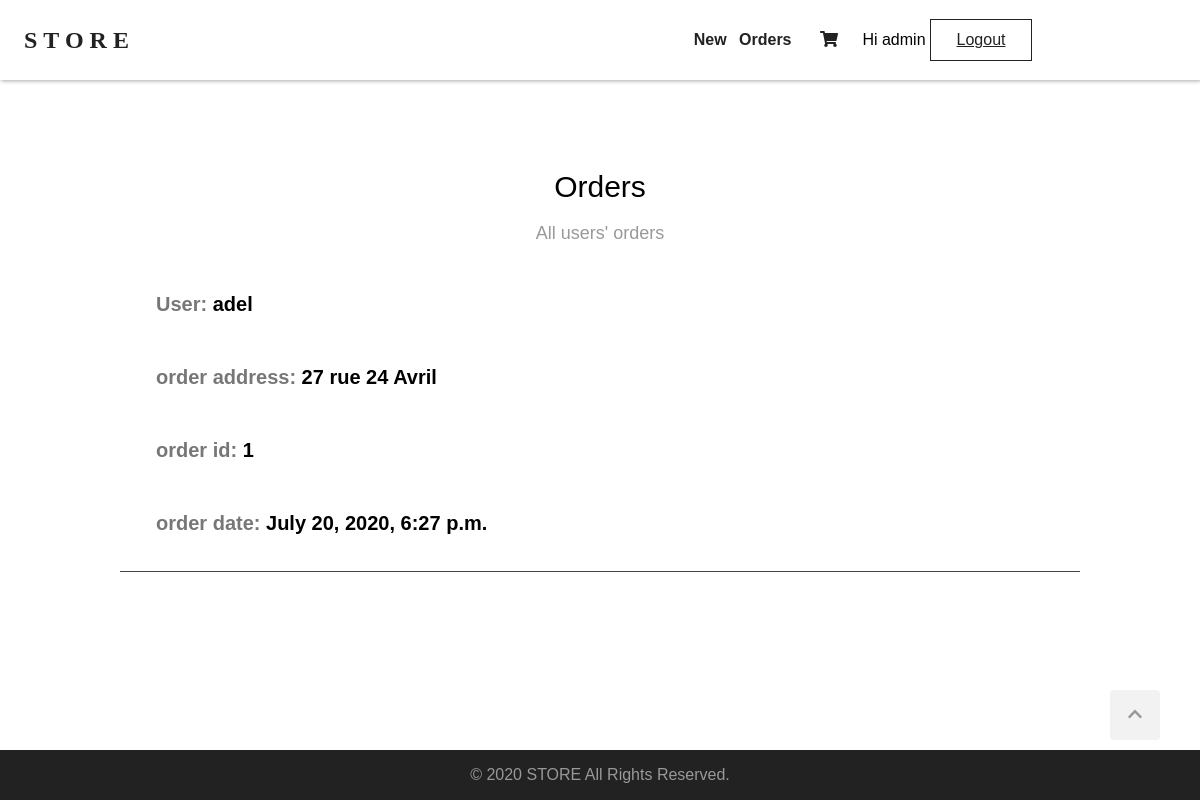
The page /orders/ (signed in) on the database as committed earlier.
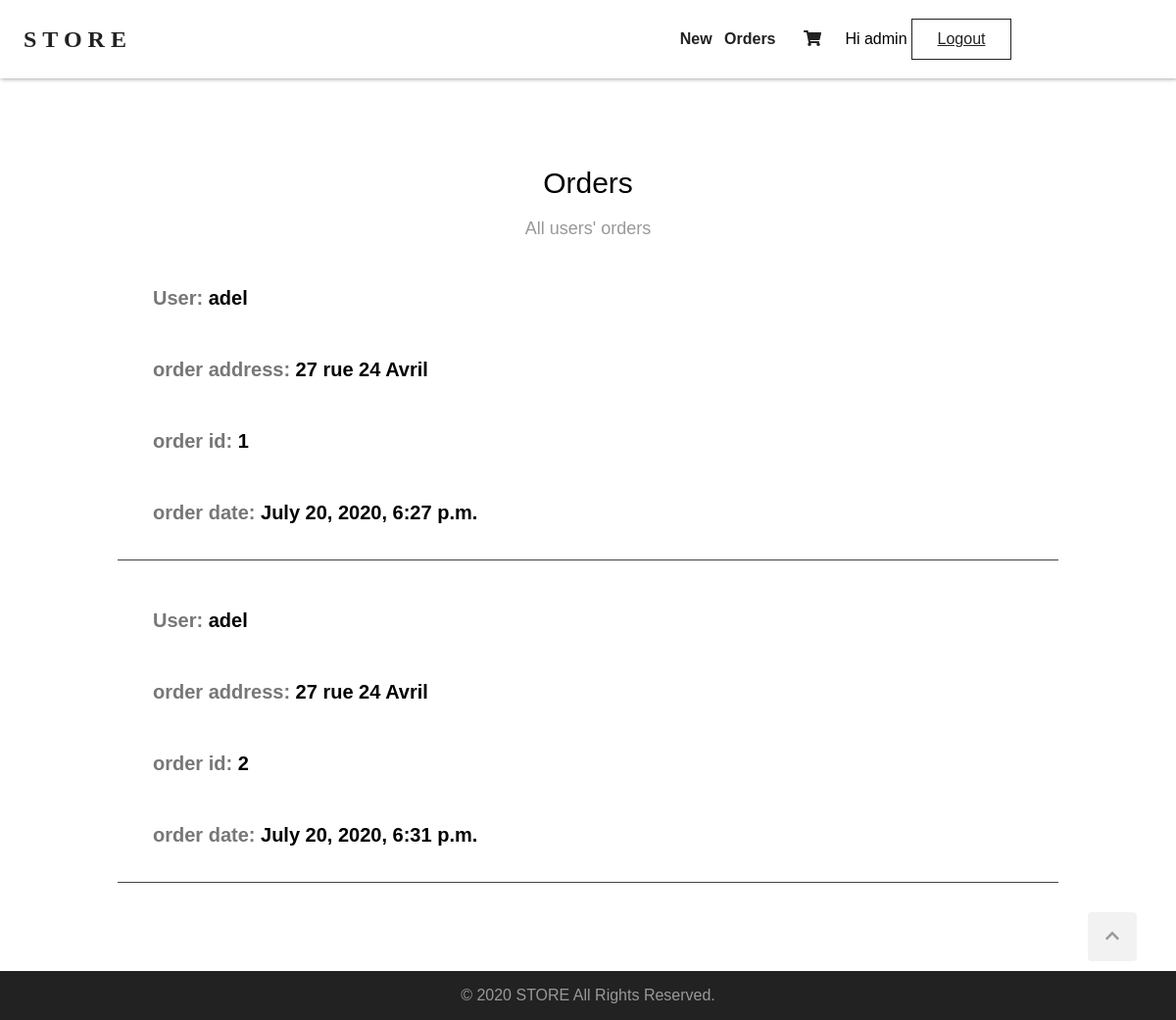
The same page on the database as committed later.
### orders/models.py (models this page shows, shortened)
class Order(models.Model):
    user = models.ForeignKey(User, related_name='orders', on_delete=models.CASCADE)
    items = models.ManyToManyField(Product)
    ordered_at = models.DateTimeField(auto_now=True)
    address = models.CharField(max_length=500, default='')

### orders/views.py (the view)
# urls.py: path('orders/', order_list, name='order_list'),
def order_list(request):
    if request.user.is_authenticated and request.user.is_superuser:
        orders = Order.objects.all()
        return render(request, 'orders/order-list.html', {'orders': orders})
    else:
        return redirect('products_list')

### templates/orders/order-list.html (shortened to what this page needs)
{% extends "base.html" %}
{% block content %}
<section class="clearfix">
    <h2 class="section-headline">Orders</h2>
    <p class="section-description">
        All users' orders
    </p>
    <div class="orders">
        <ul>
            {% for order in orders %}
            <li class="order-details">
                <p>User: <span>{{ order.user }}</span</p>
                <p>order address: <span>{{ order.address }}</span></p>
                <p>order id: <span>{{ order.id }}</span></p>
                <p>order date: <span>{{ order.ordered_at }}</span></p>
            </li>
            {% empty %}
            <li>No orders yet.</li>
            {% endfor %}
        </ul>
    </div>
</section>
{% endblock %}

Rows that differ between the two databases and show on the page:
added Order: user "adel", address "27 rue 24 Avril", id "2", ordered_at "July 20, 2020, 6:31 p.m."
